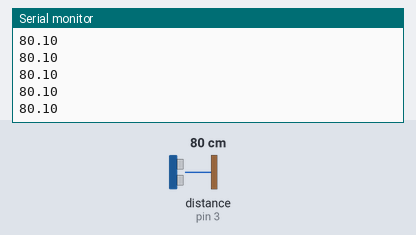
This sketch was run on a simulated Arduino Uno, built with avr-gcc and run on an emulated ATmega328P. Shown: the last lines printed to the serial monitor. Wiring (inferred from the names in the program): ultrasonic range finder: trigger pin 2; echo pin 3. The inputs (shaded band) are chosen by the test bench; at power-on: distance to the obstacle (sensor on pin 3) 80 cm. The echo pulse lasts 58.3 µs per cm.

Above: at 1.2 s.
1.3 s: distance to the obstacle (sensor on pin 3) set to 2 cm
At 2.2 s:
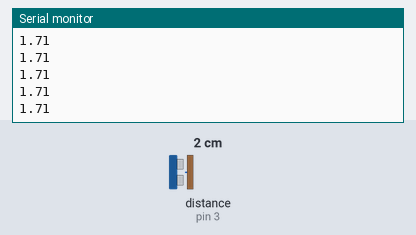
2.8 s: distance to the obstacle (sensor on pin 3) set to 4 cm
At 3.3 s:
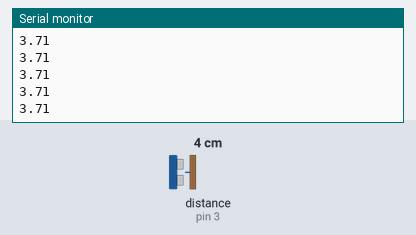
Timing chart, 0 to 5.8 s (numbered marks = the images above; inputs shaded):
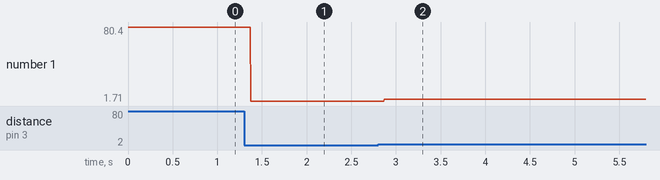

The sketch:

sonic.ino
```cpp
/*
  VCC tengist í 5V
  Trig tengist í digital pinna.
  Echo tegist í digital pinna.
  Gnd tengist í GND.
*/

const int TrigPin = 2;
const int EchoPin = 3;
float fjarlaegd; // fjarlægð þess sem mælt er

void setup() {
  Serial.begin(9600);

  pinMode(TrigPin,OUTPUT);
  pinMode(EchoPin,INPUT);
}

void loop () {

  // sendir út púlsar
  digitalWrite(TrigPin,LOW);
  delayMicroseconds(2);
  digitalWrite(TrigPin,HIGH);
  delayMicroseconds(10);
  digitalWrite(TrigPin,LOW);

  // mælt hvað púlsarnir voru lengi að berast til baka
  fjarlaegd = pulseIn(EchoPin,HIGH)/58.0; // deilt með 58 til að breyta í cm

  if(fjarlaegd < 0) { // fjarlægð getur ekki verið mínustala
    fjarlaegd = 0;
  }

  Serial.println(fjarlaegd);
}
```

Measured:
- after the input at 1.3 s, the serial monitor: prints a new line after 0.07 s (image 1)
- after the input at 2.8 s, the serial monitor: prints a new line after 0.07 s (image 2)
- plotted number 1: 80.1 → 1.71 after the input at 1.3 s, 1.71 → 3.7 after the input at 2.8 s
